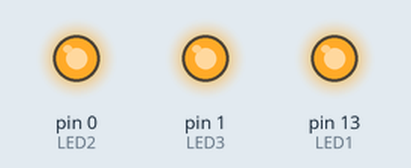
Bench run of a sketch on a simulated Arduino Uno, built with avr-gcc and run on an emulated ATmega328P. On the bench: output pins drawn as LEDs (lit = HIGH).

Above: at 0.1 s.
At 1.1 s:
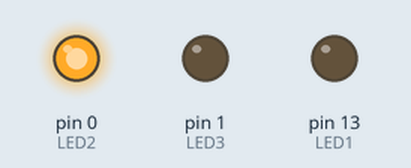
At 2.7 s:
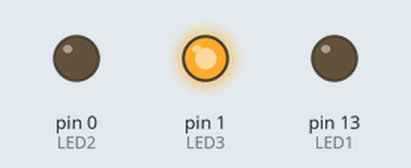
Timing chart, 0 to 3.0 s (numbered marks = the images above):
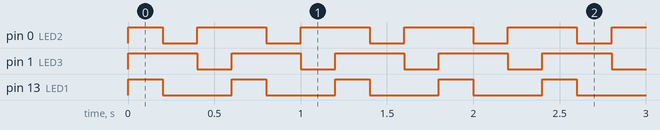

Measured:
- by itself, pin 0 (LED2): repeats every 0.60 s: LOW 0.20 s, HIGH 0.40 s
- by itself, pin 1 (LED3): alternates HIGH for 0.40 s and LOW for 0.20 s
- by itself, pin 13 (LED1): alternates HIGH for 0.20 s and LOW for 0.40 s

The sketch:

Blink.ino
```cpp
/*
  Blink
  Turns on an LED on for one second, then off for one second, repeatedly.
  Created by Morgan, 2019'10'22
 */

#define LED1 13 // D13, pin 17, High enable
#define LED2 0  // D0/Tx, pin 31, Low enable
#define LED3 1  // D1/Rx, pin 30, Low enable
#define SPEED 200

#define LOW_ON  LOW
#define LOW_OFF HIGH


// the setup function runs once when you press reset or power the board
void setup() {
  // initialize digital pin PB1 as an output.
  pinMode(LED1, OUTPUT);
  pinMode(LED2, OUTPUT);
  pinMode(LED3, OUTPUT);
}

// the loop function runs over and over again forever
void loop() {
  digitalWrite(LED1, HIGH);   // turn the LED on (HIGH is the voltage level)
  digitalWrite(LED2, LOW_OFF);   // turn the LED on (HIGH is the voltage level)
  digitalWrite(LED3, LOW_OFF);   // turn the LED on (HIGH is the voltage level)
  delay(SPEED);              // wait for a second
  digitalWrite(LED1, LOW);    // turn the LED off by making the voltage LOW
  digitalWrite(LED2, LOW_ON);    // turn the LED off by making the voltage LOW
  digitalWrite(LED3, LOW_OFF);   // turn the LED on (HIGH is the voltage level)
  delay(SPEED);              // wait for a second
  digitalWrite(LED1, LOW);    // turn the LED off by making the voltage LOW
  digitalWrite(LED2, LOW_OFF);    // turn the LED off by making the voltage LOW
  digitalWrite(LED3, LOW_ON);   // turn the LED on (HIGH is the voltage level)
  delay(SPEED);              // wait for a second
}
```
